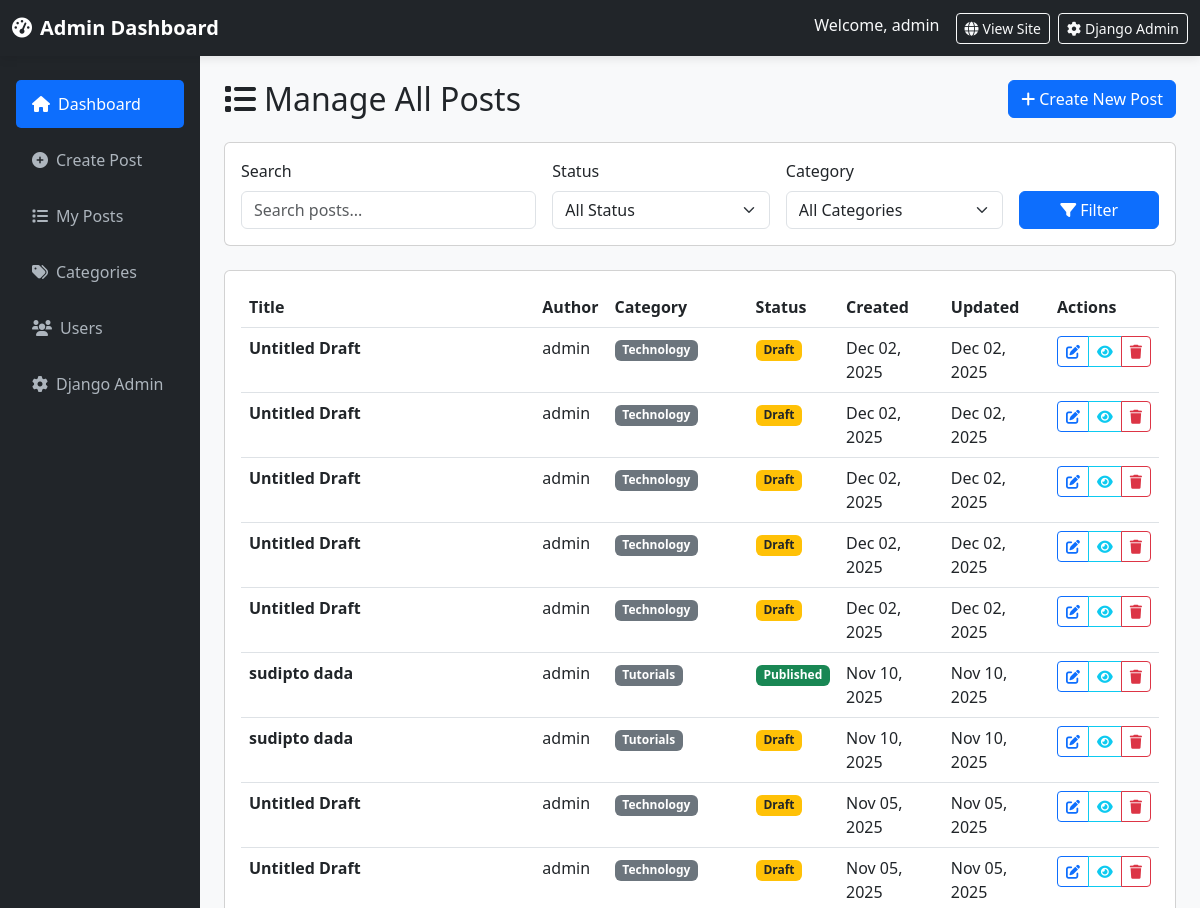
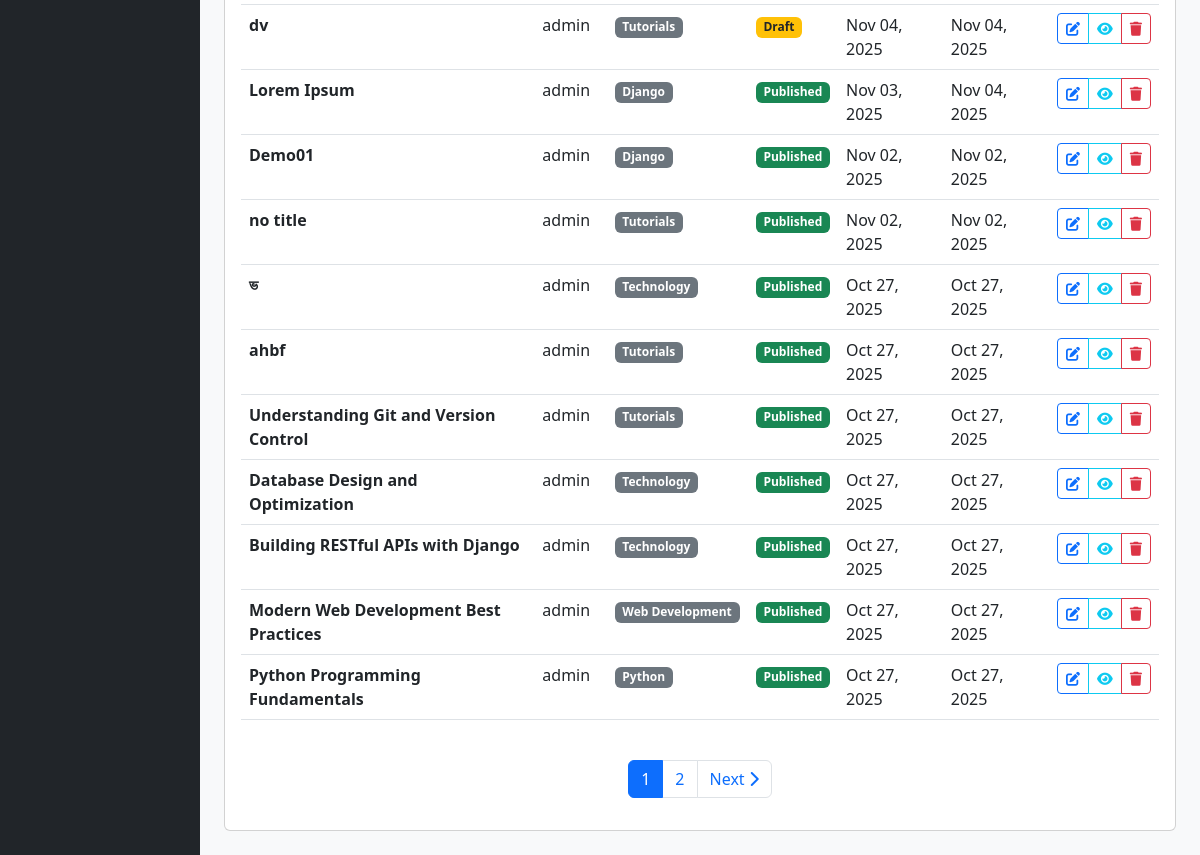
/manage/posts/ (signed in), run on an earlier commit of the app's database (2 pictures, top to bottom).
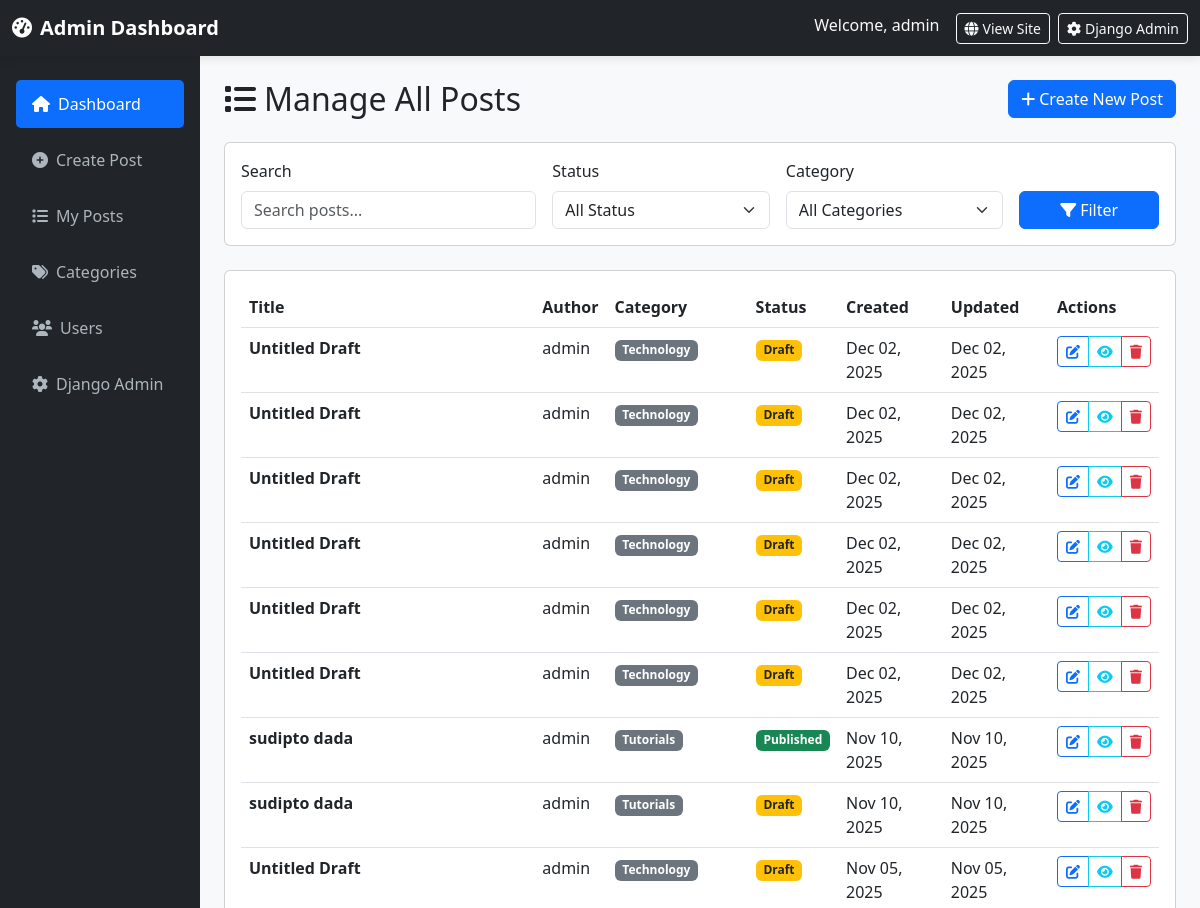
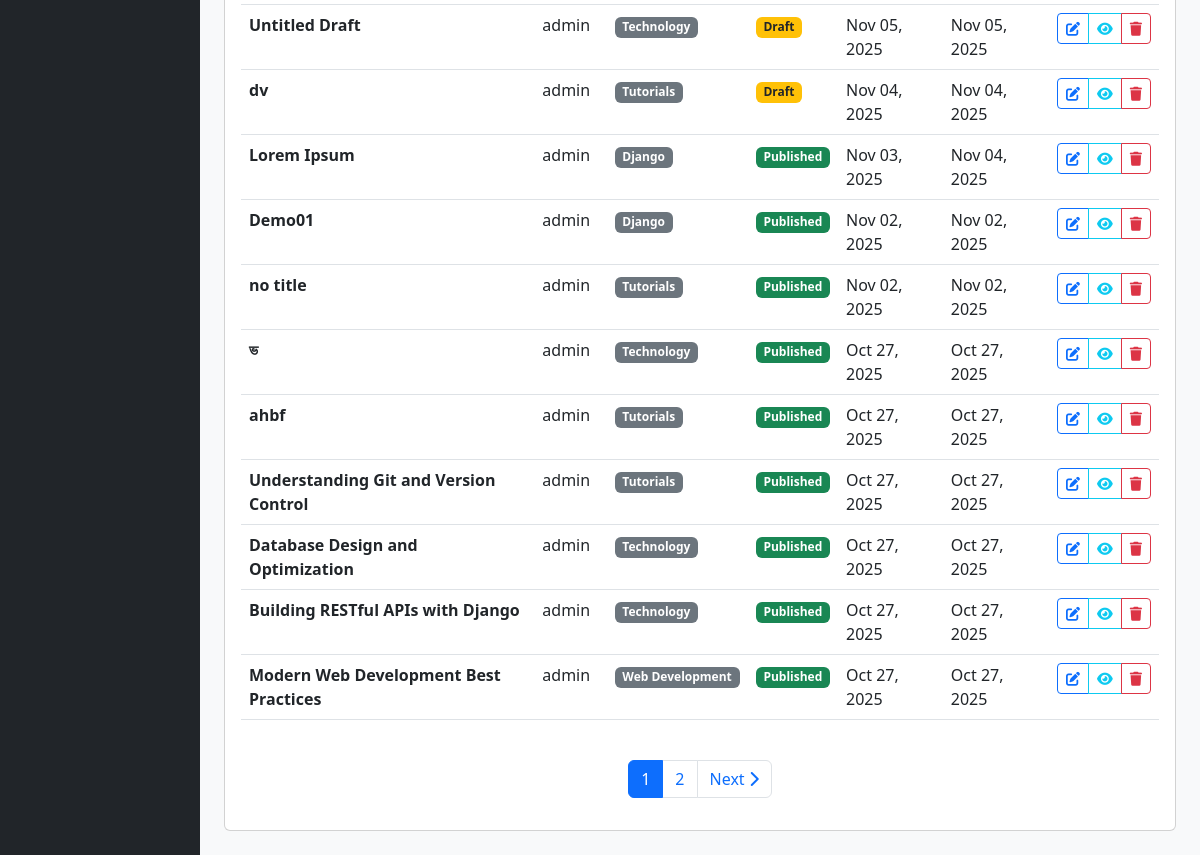
And on a later commit of the database (2 pictures, top to bottom).
### blog/models.py (models this page shows, shortened)
class Post(models.Model):
    STATUS_CHOICES = [
        ('draft', 'Draft'),
        ('published', 'Published'),
    ]
    title = models.CharField(max_length=200)
    slug = models.SlugField(unique=True)
    author = models.ForeignKey(User, on_delete=models.CASCADE)
    category = models.ForeignKey(Category, on_delete=models.CASCADE, related_name='posts')
    content = models.TextField(help_text="You can add images, videos, and YouTube links here")
    excerpt = models.TextField(max_length=500, blank=True, help_text="Brief description of the post")
    featured_image = models.ImageField(upload_to='blog_images/', blank=True, null=True)
    youtube_url = models.CharField(max_length=200, blank=True, help_text="YouTube URL (e.g., https://www.youtube.com/watch?v=VIDEO_ID)")
    video_file = models.FileField(upload_to='blog_videos/', blank=True, null=True, help_text="Upload video file")
    status = models.CharField(max_length=10, choices=STATUS_CHOICES, default='draft')
    created_at = models.DateTimeField(auto_now_add=True)
    updated_at = models.DateTimeField(auto_now=True)
    published_at = models.DateTimeField(null=True, blank=True)
    class Meta:
        ordering = ['-created_at']

class Category(models.Model):
    name = models.CharField(max_length=100)
    slug = models.SlugField(unique=True)
    description = models.TextField(blank=True)
    created_at = models.DateTimeField(auto_now_add=True)
    class Meta:
        verbose_name_plural = "Categories"

### blog/views.py (the view)
# urls.py: path('manage/posts/', views.admin_manage_posts, name='admin_manage_posts'),
@login_required(login_url='custom_login')
def admin_manage_posts(request):
    if not request.user.is_staff:
        return redirect('post_list')
    status_filter = request.GET.get('status', '')
    category_filter = request.GET.get('category', '')
    search_query = request.GET.get('search', '')
    if request.user.is_superuser:
        posts = Post.objects.all().select_related('author', 'category')
    else:
        posts = Post.objects.filter(author=request.user).select_related('author', 'category')
    if status_filter:
        posts = posts.filter(status=status_filter)
    if category_filter:
        posts = posts.filter(category__id=category_filter)
    if search_query:
        posts = posts.filter(
            Q(title__icontains=search_query) |
            Q(content__icontains=search_query)
        )
    paginator = Paginator(posts, 20)
    page_number = request.GET.get('page')
    posts = paginator.get_page(page_number)
    categories = Category.objects.all()
    context = {
        'posts': posts,
        'categories': categories,
        'status_filter': status_filter,
        'category_filter': category_filter,
        'search_query': search_query,
    }
    return render(request, 'blog/admin_manage_posts.html', context)

### templates/blog/admin_manage_posts.html (shortened to what this page needs)
{% extends 'blog/admin_dashboard.html' %}
{% block content %}
<div class="d-flex justify-content-between align-items-center mb-4 flex-wrap gap-2">
    <h2 class="mb-0"><i class="fas fa-list me-2"></i>Manage All Posts</h2>
    <a href="{% url 'admin_create_post' %}" class="btn btn-primary">
        <i class="fas fa-plus me-1"></i>Create New Post
    </a>
</div>
<div class="card mb-4">
    <div class="card-body">
        <form method="get" class="row g-3">
            <div class="col-md-4 col-sm-12">
                <label class="form-label">Search</label>
                <input type="text" name="search" class="form-control" placeholder="Search posts..." value="{{ search_query }}">
            </div>
            <div class="col-md-3 col-sm-6">
                <label class="form-label">Status</label>
                <select name="status" class="form-select">
                    <option value="">All Status</option>
                </select>
            </div>
            <div class="col-md-3 col-sm-6">
                <label class="form-label">Category</label>
                <select name="category" class="form-select">
                    <option value="">All Categories</option>
                </select>
            </div>
            <div class="col-md-2 col-sm-12 d-flex align-items-end">
                <button type="submit" class="btn btn-primary w-100">
                    <i class="fas fa-filter me-1"></i>Filter
                </button>
            </div>
        </form>
    </div>
</div>
<div class="card">
    <div class="card-body">
        {% if posts %}
        <div class="table-responsive">
            <table class="table table-hover">
                <thead>
                    <tr>
                        <th>Title</th>
                        <th>Author</th>
                        <th>Category</th>
                        <th>Status</th>
                        <th>Created</th>
                        <th>Updated</th>
                        <th>Actions</th>
                    </tr>
                </thead>
                <tbody>
                    {% for post in posts %}
                    <tr>
                        <td data-label="Title">
                            <strong>{{ post.title|truncatewords:8 }}</strong>
                        </td>
                        <td data-label="Author">{{ post.author.username }}</td>
                        <td data-label="Category"><span class="badge bg-secondary">{{ post.category.name }}</span></td>
                        <td data-label="Status">
                            {% if post.status == 'published' %}
                                <span class="badge bg-success">Published</span>
                            {% else %}
                                <span class="badge bg-warning text-dark">Draft</span>
                            {% endif %}
                        </td>
                        <td data-label="Created">{{ post.created_at|date:"M d, Y" }}</td>
                        <td data-label="Updated">{{ post.updated_at|date:"M d, Y" }}</td>
                        <td data-label="Actions">
                            <div class="btn-group btn-group-sm">
                                {% if post.slug %}
                                <a href="{% url 'admin_edit_post' post.slug %}" class="btn btn-outline-primary" title="Edit">
                                    <i class="fas fa-edit"></i>
                                </a>
                                <a href="{% url 'post_detail' post.slug %}" target="_blank" class="btn btn-outline-info" title="View">
                                    <i class="fas fa-eye"></i>
                                </a>
                                <a href="{% url 'admin_delete_post' post.slug %}" class="btn btn-outline-danger" title="Delete">
                                    <i class="fas fa-trash"></i>
                                </a>
                                {% else %}
                                <button class="btn btn-outline-secondary btn-sm" disabled title="No slug available">
                                    <i class="fas fa-exclamation-triangle"></i>
                                </button>
                                {% endif %}
                            </div>
                        </td>
                    </tr>
                    {% endfor %}
                </tbody>
            </table>
        </div>
        {% if posts.has_other_pages %}
        <nav aria-label="Page navigation" class="mt-4">
            <ul class="pagination justify-content-center">
                {% for num in posts.paginator.page_range %}
                    {% if posts.number == num %}
                    <li class="page-item active">
                        <span class="page-link">{{ num }}</span>
                    </li>
                    {% elif num > posts.number|add:'-3' and num < posts.number|add:'3' %}
                    <li class="page-item">
                        <a class="page-link" href="?page={{ num }}">
                            {{ num }}
                        </a>
                    </li>
                    {% endif %}
                {% endfor %}
                {% if posts.has_next %}
                <li class="page-item">
                    <a class="page-link" href="?page={{ posts.next_page_number }}">
                        Next <i class="fas fa-chevron-right"></i>
                    </a>
                </li>
                {% endif %}
            </ul>
        </nav>
        {% endif %}
        {% endif %}
    </div>
</div>
{% endblock %}

### templates/blog/admin_dashboard.html (shortened to what this page needs)
<!DOCTYPE html>
<html lang="en">
<head>
	<link href="https://cdn.jsdelivr.net/npm/bootstrap@5.3.0/dist/css/bootstrap.min.css" rel="stylesheet">
	<link rel="stylesheet" href="https://cdnjs.cloudflare.com/ajax/libs/font-awesome/6.0.0/css/all.min.css">
</head>
<body>
	<nav class="navbar navbar-dark bg-dark">
		<div class="container-fluid">
			<div class="d-flex align-items-center">
				<a class="navbar-brand fw-bold mb-0" href="{% url 'admin_dashboard' %}">
					<i class="fas fa-tachometer-alt me-2"></i>Admin Dashboard
				</a>
			</div>
			<div class="d-flex">
				<span class="text-light me-3">Welcome, {{ user.username }}</span>
				<a href="{% url 'post_list' %}" class="btn btn-outline-light btn-sm me-2" target="_blank">
					<i class="fas fa-globe me-1"></i>View Site
				</a>
				<a href="/admin/" class="btn btn-outline-light btn-sm" target="_blank">
					<i class="fas fa-cog me-1"></i>Django Admin
				</a>
			</div>
		</div>
	</nav>
	<div class="container-fluid">
		<div class="row">
			<nav class="col-md-3 col-lg-2 sidebar px-3 pt-4" id="sidebar">
				<ul class="nav flex-column">
					<li class="nav-item mb-2">
						<a class="nav-link sidebar-link active" href="{% url 'admin_dashboard' %}">
							<i class="fas fa-home me-2"></i>Dashboard
						</a>
					</li>
					<li class="nav-item mb-2">
						<a class="nav-link sidebar-link" href="{% url 'admin_create_post' %}">
							<i class="fas fa-plus-circle me-2"></i>Create Post
						</a>
					</li>
					<li class="nav-item mb-2">
						<a class="nav-link sidebar-link" href="{% url 'admin_manage_posts' %}">
							<i class="fas fa-list me-2"></i>My Posts
						</a>
					</li>
					{% if user.is_superuser %}
					<li class="nav-item mb-2">
						<a class="nav-link sidebar-link" href="{% url 'admin_manage_categories' %}">
							<i class="fas fa-tags me-2"></i>Categories
						</a>
					</li>
					<li class="nav-item mb-2">
						<a class="nav-link sidebar-link" href="{% url 'admin_manage_users' %}">
							<i class="fas fa-users me-2"></i>Users
						</a>
					</li>
					<li class="nav-item mb-2">
						<a class="nav-link sidebar-link" href="/admin/" target="_blank">
							<i class="fas fa-cog me-2"></i>Django Admin
						</a>
					</li>
					{% endif %}
				</ul>
			</nav>
			<main class="col-md-9 col-lg-10 px-md-4 py-4">
				{% block content %}{% endblock %}
			</main>
		</div>
	</div>
</body>
</html>

### templates/blog/admin_dashboard.html (style rules this page uses)
body { background-color: #f8f9fa; }
.navbar { box-shadow: 0 2px 10px rgba(0,0,0,0.1); }
.sidebar { min-height: 100vh; background-color: #212529; }
.sidebar-link { color: #adb5bd; padding: 0.75rem 1rem; border-radius: 5px; display: block; text-decoration: none; }
.sidebar-link.active { color: #fff; background-color: #0d6efd; }

What changed in the data, as far as the page shows it:
no longer on this page (row unchanged): Post: title "Python Programming Fundamentals", author.username "admin", category.name "Python", status "Published", created_at "Oct 27, 2025", updated_at "Oct 27, 2025"
added Post: title "Untitled Draft", author.username "admin", category.name "Technology", status "Draft", created_at "Dec 02, 2025", updated_at "Dec 02, 2025", slug "untitled-draft-7" (drawn)
